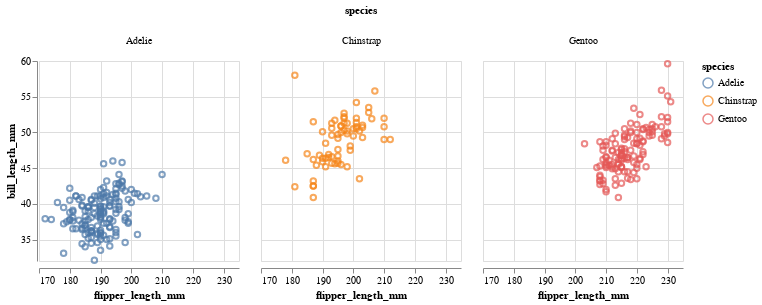

The notebook cell saved with this chart:
### Markdown cell above
### A faceted plot, now with interaction!

### Code cell
# Create the selection box
brush = alt.selection_interval()


(
    alt.Chart(penguins)  # Create the chart
    .mark_point()  # Use point markers
    .encode(  # Encode
        x=alt.X("flipper_length_mm", scale=alt.Scale(zero=False)),  # X
        y=alt.Y("bill_length_mm", scale=alt.Scale(zero=False)),  # Y
        # NEW: Use a conditional color based on brush
        color=alt.condition(brush, "species", alt.value("lightgray")),  # Color
        tooltip=["species", "flipper_length_mm", "bill_length_mm"],  # Tooltip
    )
    .add_params(brush)  # NEW: Add brush parameter
    .properties(width=200, height=200)  # Set width/height
    .facet(column="species") # Facet
)

### Figure 1 — Vega-Lite specification as saved in the notebook (floating-point values rounded to 4 significant figures; data arrays with more than 128 entries replaced by an {"elided": "..."} marker saying what was removed)
{"config": {"view": {"continuousWidth": 300, "continuousHeight": 300}}, "data": {"name": "data-d845c810a85f4a52a4f81efae2265160"}, "facet": {"column": {"field": "species", "type": "nominal"}}, "spec": {"mark": {"type": "point"}, "encoding": {"color": {"condition": {"param": "param_6", "field": "species"}, "value": "lightgray"}, "tooltip": [{"field": "species", "type": "nominal"}, {"field": "flipper_length_mm", "type": "quantitative"}, {"field": "bill_length_mm", "type": "quantitative"}], "x": {"field": "flipper_length_mm", "scale": {"zero": false}, "type": "quantitative"}, "y": {"field": "bill_length_mm", "scale": {"zero": false}, "type": "quantitative"}}, "height": 200, "name": "view_2", "width": 200}, "params": [{"name": "param_6", "select": {"type": "interval"}, "views": ["view_2"]}], "$schema": "https://vega.github.io/schema/vega-lite/v5.17.0.json", "datasets": {"data-d845c810a85f4a52a4f81efae2265160": {"elided": "344 records"}}}
